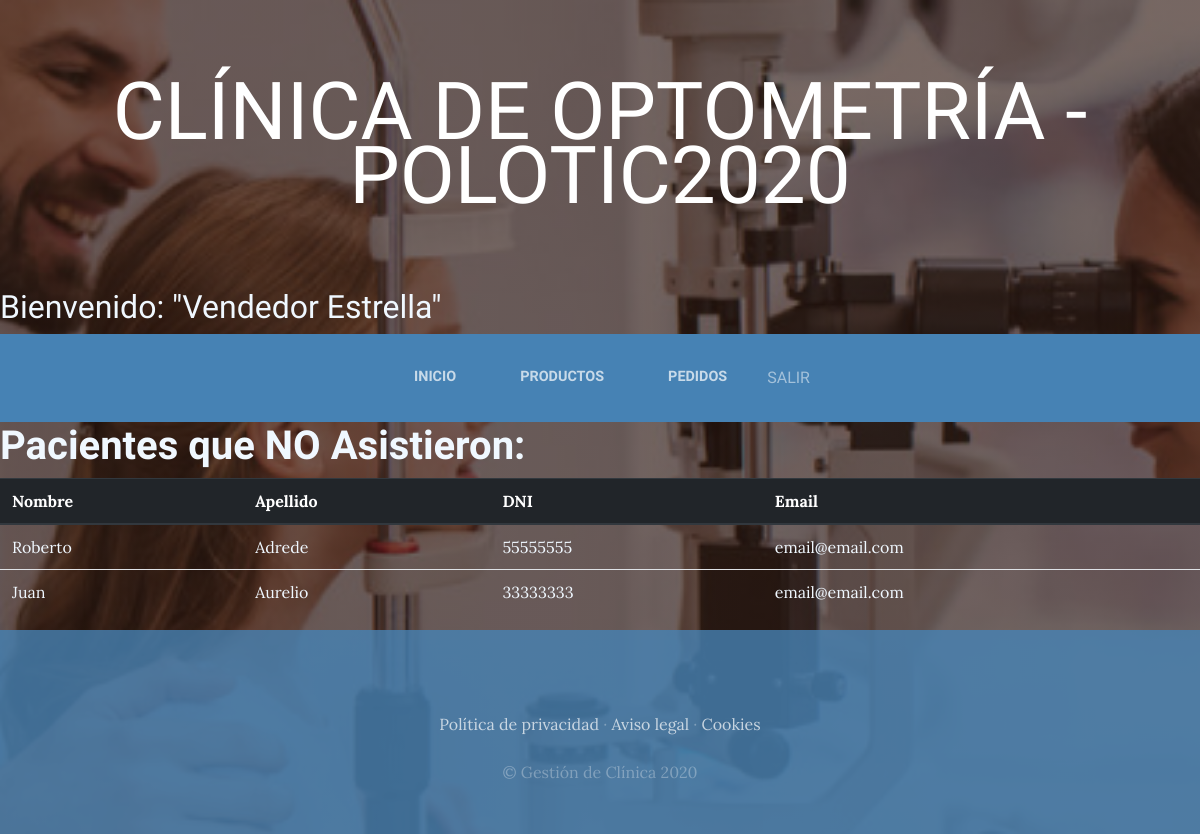
The page /report/patient_not_asist/ (signed in) on the database as committed earlier.
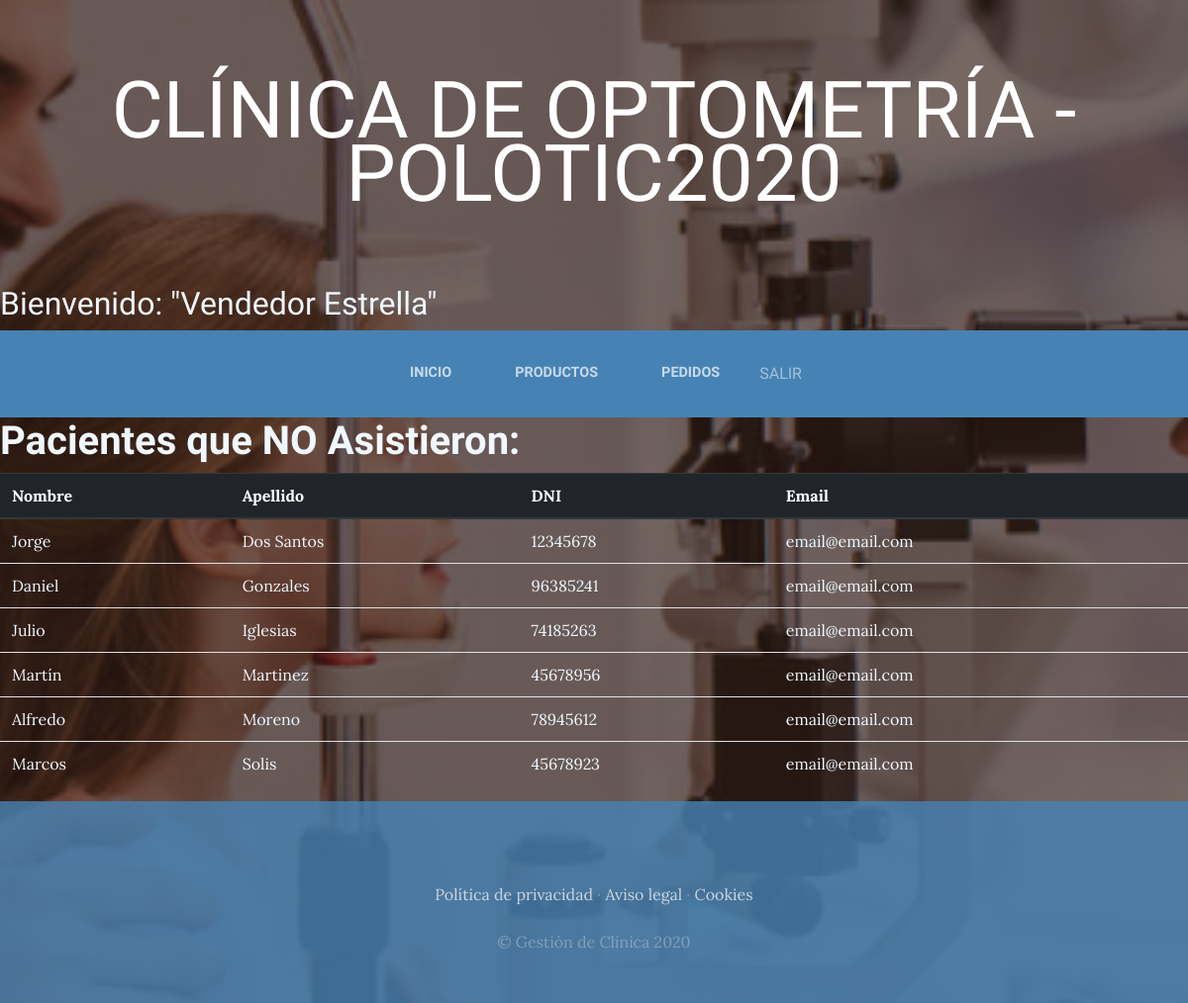
The same page on the database as committed later.
### Pacientes/models.py (models this page shows, shortened)
class Patients(models.Model):
    first_name = models.CharField(max_length=20)
    last_name = models.CharField(max_length=20)
    dni = models.CharField(max_length=8)
    email = models.EmailField()
    medical_history = models.TextField()
    created = models.DateTimeField(auto_now_add=True)
    edited = models.DateTimeField(auto_now=True)
    class Meta:
        ordering = ["last_name"]

### Reportes/views.py (the view, shortened to what this page needs)
# urls.py: path('report/patient_not_asist/', login_required(views.Patient_notAsist_Gerency_list.as_view()), name="patient_not_asist"),
class Patient_notAsist_Gerency_list(ListView):
    model = Patients
    template_name = 'Reportes/patient_not_asist.html'
    context_object_name = 'patients'
    def get_queryset(self):
        users = UserModuleProfile.objects.all()
        id_patients = []
        consultations = Consultations.objects.all()
        for consultation in consultations:
            if not consultation.attended:
                id_patients.append(consultation.patient.pk)
        queryset = Patients.objects.filter(id__in=id_patients)
        return queryset
    def get_context_data(self, **kwargs):
        context = super(Patient_notAsist_Gerency_list,
                        self).get_context_data(**kwargs)
        users = UserModuleProfile.objects.all()
        id_patients = []
        consultations = Consultations.objects.all()
        if self.request.GET.get('date_ref'):
            date_insert = self.request.GET.get('date_ref')
            consultations = consultations.filter(date=date_insert)
            context['mensaje_filtro'] = 'Pacientes filtrados al  {}:'.format(
                date_insert)
        for consultation in consultations:
            if not consultation.attended:
                id_patients.append(consultation.patient.pk)
        context['patients'] = Patients.objects.filter(id__in=id_patients)
        return context

### Pacientes/templatetags/user_tags.py (called while the page is built)
@register.filter('has_group')
def has_group(user, group_name):
    groups = user.groups.all().values_list('name', flat=True)
    return True if group_name in groups else False

### Reportes/templates/Reportes/patient_not_asist.html (shortened to what this page needs)
{% extends "Pacientes/header.html" %}
{% load user_tags %}
{% block content %}
    <h1 style="color:aliceblue"><strong>Pacientes que NO Asistieron:</strong></h1>
     <table class="table" style="color:aliceblue">
        {% if patients%}
        <thead class="thead-dark">
        <tr>
          <th>Nombre</th>
          <th>Apellido</th>
          <th>DNI</th>
          <th>Email</th>
        </tr>
      </thead>
        {% for patient in patients %}
        <tr>
          <td>{{patient.first_name}}</td>
          <td>{{patient.last_name}}</td>
          <td>{{patient.dni}}</td>
          <td>{{patient.email}}</td>
        </tr>
        {% endfor %}
        {% else %}
            <h2 style="color:aliceblue">No hay pacientes...</h2>
        {% endif %}
      </table>
{% endblock %}

Rows that differ between the two databases and show on the page:
removed Patients: first_name "Roberto", last_name "Adrede", dni "55555555", email "email@email.com"
removed Patients: first_name "Juan", last_name "Aurelio", dni "33333333", email "email@email.com"
added Patients: first_name "Jorge", last_name "Dos Santos", dni "12345678", email "email@email.com"
added Patients: first_name "Daniel", last_name "Gonzales", dni "96385241", email "email@email.com"
added Patients: first_name "Julio", last_name "Iglesias", dni "74185263", email "email@email.com"
added Patients: first_name "Martín", last_name "Martinez", dni "45678956", email "email@email.com"
added Patients: first_name "Alfredo", last_name "Moreno", dni "78945612", email "email@email.com"
added Patients: first_name "Marcos", last_name "Solis", dni "45678923", email "email@email.com"
